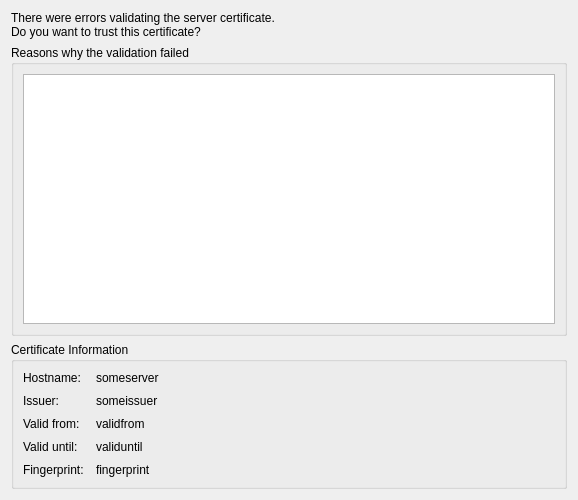
<ui version="4.0" >
 <class>SvnSSLTrustDialog</class>
 <widget class="QWidget" name="SvnSSLTrustDialog" >
  <property name="geometry" >
   <rect>
    <x>0</x>
    <y>0</y>
    <width>578</width>
    <height>500</height>
   </rect>
  </property>
  <layout class="QVBoxLayout" >
   <item>
    <widget class="QLabel" name="msgLabel" >
     <property name="text" >
      <string>There were errors validating the server certificate.
Do you want to trust this certificate?</string>
     </property>
    </widget>
   </item>
   <item>
    <widget class="QGroupBox" name="groupBox" >
     <property name="sizePolicy" >
      <sizepolicy vsizetype="Expanding" hsizetype="Preferred" >
       <horstretch>0</horstretch>
       <verstretch>0</verstretch>
      </sizepolicy>
     </property>
     <property name="title" >
      <string>Reasons why the validation failed</string>
     </property>
     <layout class="QVBoxLayout" >
      <item>
       <widget class="QTextBrowser" name="reasons" >
        <property name="overwriteMode" >
         <bool>false</bool>
        </property>
        <property name="textInteractionFlags" >
         <set>Qt::NoTextInteraction</set>
        </property>
        <property name="openLinks" >
         <bool>false</bool>
        </property>
       </widget>
      </item>
     </layout>
    </widget>
   </item>
   <item>
    <widget class="QGroupBox" name="groupBox_2" >
     <property name="title" >
      <string comment="@title:group">Certificate Information</string>
     </property>
     <layout class="QGridLayout" >
      <property name="horizontalSpacing" >
       <number>12</number>
      </property>
      <property name="verticalSpacing" >
       <number>9</number>
      </property>
      <item row="0" column="0" >
       <widget class="QLabel" name="label" >
        <property name="text" >
         <string comment="@label:textbox">Hostname:</string>
        </property>
       </widget>
      </item>
      <item row="0" column="1" >
       <widget class="QLabel" name="hostname" >
        <property name="sizePolicy" >
         <sizepolicy vsizetype="Preferred" hsizetype="Expanding" >
          <horstretch>0</horstretch>
          <verstretch>0</verstretch>
         </sizepolicy>
        </property>
        <property name="text" >
         <string>someserver</string>
        </property>
       </widget>
      </item>
      <item row="1" column="0" >
       <widget class="QLabel" name="label_2" >
        <property name="text" >
         <string comment="@label:textbox">Issuer:</string>
        </property>
       </widget>
      </item>
      <item row="1" column="1" >
       <widget class="QLabel" name="issuer" >
        <property name="sizePolicy" >
         <sizepolicy vsizetype="Preferred" hsizetype="Expanding" >
          <horstretch>0</horstretch>
          <verstretch>0</verstretch>
         </sizepolicy>
        </property>
        <property name="text" >
         <string>someissuer</string>
        </property>
       </widget>
      </item>
      <item row="2" column="0" >
       <widget class="QLabel" name="label_3" >
        <property name="text" >
         <string comment="@label:textbox">Valid from:</string>
        </property>
       </widget>
      </item>
      <item row="2" column="1" >
       <widget class="QLabel" name="validFrom" >
        <property name="sizePolicy" >
         <sizepolicy vsizetype="Preferred" hsizetype="Expanding" >
          <horstretch>0</horstretch>
          <verstretch>0</verstretch>
         </sizepolicy>
        </property>
        <property name="text" >
         <string>validfrom</string>
        </property>
       </widget>
      </item>
      <item row="3" column="0" >
       <widget class="QLabel" name="label_4" >
        <property name="text" >
         <string comment="@label:textbox">Valid until:</string>
        </property>
       </widget>
      </item>
      <item row="3" column="1" >
       <widget class="QLabel" name="validUntil" >
        <property name="sizePolicy" >
         <sizepolicy vsizetype="Preferred" hsizetype="Expanding" >
          <horstretch>0</horstretch>
          <verstretch>0</verstretch>
         </sizepolicy>
        </property>
        <property name="text" >
         <string>validuntil</string>
        </property>
       </widget>
      </item>
      <item row="4" column="0" >
       <widget class="QLabel" name="label_5" >
        <property name="text" >
         <string comment="@label:textbox">Fingerprint:</string>
        </property>
       </widget>
      </item>
      <item row="4" column="1" >
       <widget class="QLabel" name="fingerprint" >
        <property name="sizePolicy" >
         <sizepolicy vsizetype="Preferred" hsizetype="Expanding" >
          <horstretch>0</horstretch>
          <verstretch>0</verstretch>
         </sizepolicy>
        </property>
        <property name="text" >
         <string>fingerprint</string>
        </property>
       </widget>
      </item>
     </layout>
    </widget>
   </item>
  </layout>
 </widget>
 <resources/>
 <connections/>
</ui>
